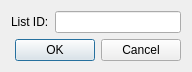
<?xml version="1.0" encoding="UTF-8"?>
<ui version="4.0">
 <class>Dialog</class>
 <widget class="QDialog" name="Dialog">
  <property name="geometry">
   <rect>
    <x>0</x>
    <y>0</y>
    <width>192</width>
    <height>66</height>
   </rect>
  </property>
  <property name="windowTitle">
   <string>Dialog</string>
  </property>
  <layout class="QVBoxLayout" name="verticalLayout_2">
   <item>
    <layout class="QVBoxLayout" name="verticalLayout">
     <item>
      <layout class="QHBoxLayout" name="horizontalLayout">
       <item>
        <widget class="QLabel" name="label">
         <property name="text">
          <string>List ID:</string>
         </property>
        </widget>
       </item>
       <item>
        <widget class="QLineEdit" name="lineEdit"/>
       </item>
      </layout>
     </item>
     <item>
      <widget class="QDialogButtonBox" name="buttonBox">
       <property name="orientation">
        <enum>Qt::Horizontal</enum>
       </property>
       <property name="standardButtons">
        <set>QDialogButtonBox::Cancel|QDialogButtonBox::Ok</set>
       </property>
      </widget>
     </item>
    </layout>
   </item>
  </layout>
 </widget>
 <resources/>
 <connections>
  <connection>
   <sender>buttonBox</sender>
   <signal>accepted()</signal>
   <receiver>Dialog</receiver>
   <slot>accept()</slot>
   <hints>
    <hint type="sourcelabel">
     <x>248</x>
     <y>254</y>
    </hint>
    <hint type="destinationlabel">
     <x>157</x>
     <y>274</y>
    </hint>
   </hints>
  </connection>
  <connection>
   <sender>buttonBox</sender>
   <signal>rejected()</signal>
   <receiver>Dialog</receiver>
   <slot>reject()</slot>
   <hints>
    <hint type="sourcelabel">
     <x>316</x>
     <y>260</y>
    </hint>
    <hint type="destinationlabel">
     <x>286</x>
     <y>274</y>
    </hint>
   </hints>
  </connection>
 </connections>
</ui>
